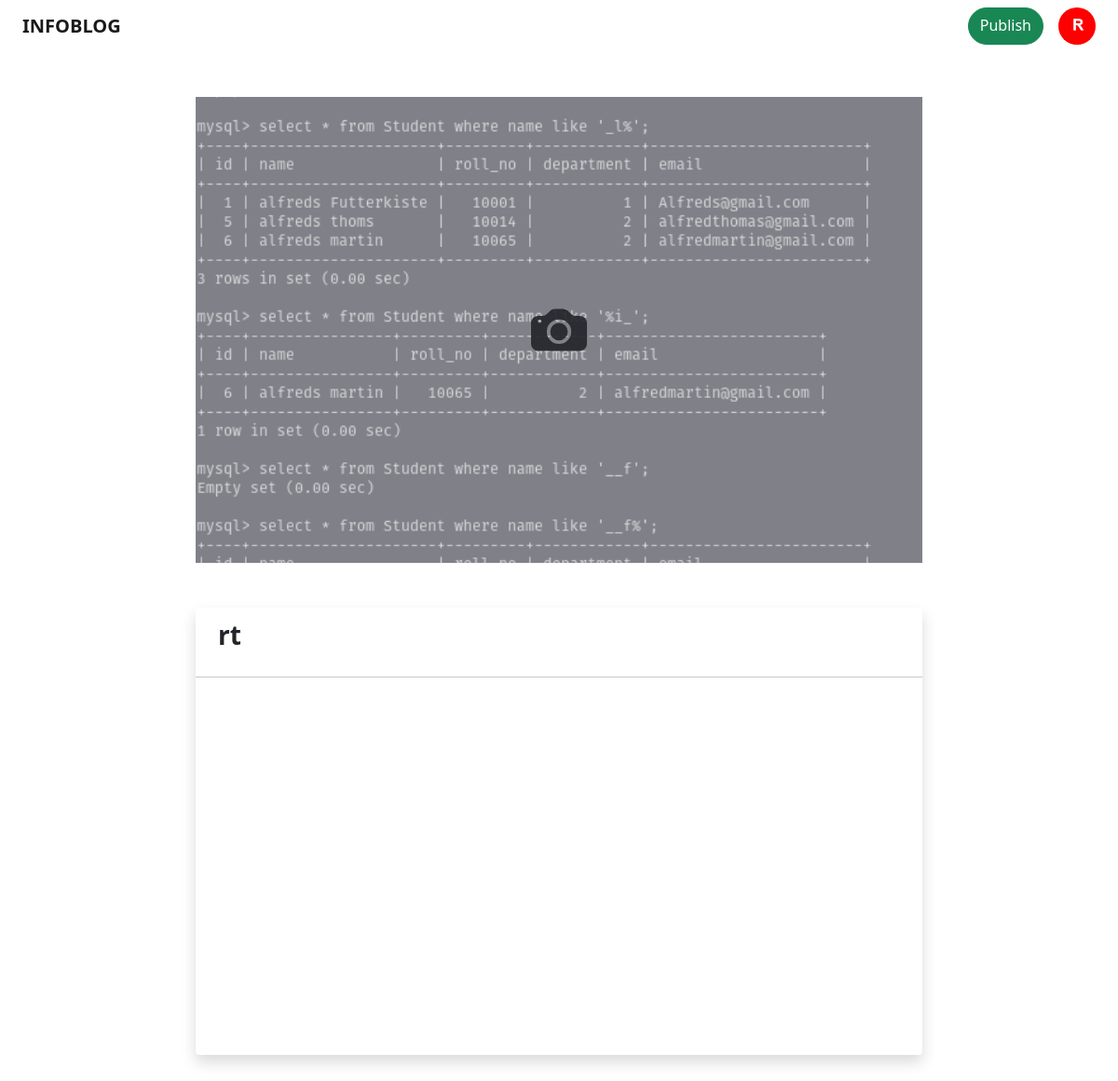
/write/3/ (signed in), run on the app's committed database.
### authentication/models.py (models this page shows, shortened)
class BlogUser(AbstractBaseUser):
    email = models.EmailField(
        verbose_name='email address',
        max_length=255,
        unique=True,
    )
    fullname = models.CharField(max_length=150)
    is_active = models.BooleanField(default=True)
    staff = models.BooleanField(default=False)
    admin = models.BooleanField(default=False)
    USERNAME_FIELD = 'email'
    REQUIRED_FIELDS = ['fullname']
    objects = BlogUserManager()

class UserDetail(models.Model):
    user = models.OneToOneField(BlogUser, on_delete=models.CASCADE)
    about = models.CharField(max_length=1000)
    profile_img = models.ImageField(upload_to='images/profiles', null=True)

### app/models.py (models this page shows, shortened)
class Post(models.Model):
    author = models.ForeignKey(BlogUser, on_delete=models.CASCADE)
    title = models.CharField(max_length=40, null=True)
    content = models.TextField(null=True)
    published_at = models.DateTimeField(null=True)
    updated_at = models.DateTimeField(auto_now=True, null=True)
    created_at = models.DateTimeField(auto_now_add=True)
    tumbnail = models.ImageField(upload_to='images/posts', null=True)
    is_draft = models.BooleanField(default=True)

### app/views.py (the view, shortened to what this page needs)
# urls.py: path('write/', views.create_post, name='write'),
def create_post(request, post_id=None):
    if request.user.is_authenticated:
        drafted_post = get_object_or_404(
            models.Post, author=request.user, id=post_id)
        return render(request, 'createpost.html', {'post': drafted_post})
    raise Http404

### templates/createpost.html (shortened to what this page needs)
{%extends 'boilerplate.html' %}
{% load static %}
{% block content %}
<section class="container-xxl">
    <nav class="navbar navbar-expand navbar-light">
        <div class="container-fluid">
            <a class="fw-bold navbar-brand" href="/">INFOBLOG</a>
            <div class="collapse navbar-collapse" id="navbarNav">
                <ul class="navbar-nav ms-auto">
                    <a id="publish-btn" href="/publish/{{post.id}}"
                        class="btn btn btn-success rounded-pill me-3">Publish</a>
                    {% if user.is_authenticated %}
                    <a href="/user" class="profile-picture" style="background-image:url('{{user.userdetail.profile_img.url}}');
                            height:40px;width:40px;"></a>
                    {% else %}
                    <li class="nav-item">
                        <a class="nav-link active" aria-current="page" href="#">Sign in</a>
                    </li>
                    {% endif %}
                </ul>
            </div>
        </div>
    </nav>
</section>
<section class="post-editable mt-5">
    {% if post is not None and post.tumbnail%}
    <div class="mx-auto post-img box position-relative" style="min-height:0;">
        <div class="image-overlay position-absolute h-100 w-100"></div>
        <label class="c-btn btn position-absolute top-50 start-50 translate-middle" id="image-upload"
            style="opacity:.9;">
        </label>
        <img id="uploadedImg" src="{{ post.tumbnail.url }}" style="display:inline;max-height:500px;">
    </div>
    {% endif %}
    <div class="post-content box mx-auto shadow bg-body rounded my-5" id="comment">
        <div class="content-body px-4 py-2 fs-3 fw-bold">
        </div>
        <hr>
        <div class="content-body px-4 py-2">
            <div placeholder='content' class="editor" id="create-post-content" contentEditable="true" style="outline:none !important;">
            </div>
        </div>
    </div>
</section>
{% endblock %}

### templates/boilerplate.html (shortened to what this page needs)
<!DOCTYPE html>
<html lang="en">
{% load static %}
<head>
    <link href="https://cdn.jsdelivr.net/npm/bootstrap@5.0.2/dist/css/bootstrap.min.css" rel="stylesheet"
 />
    <link rel="stylesheet" href="{% static 'index.css' %}" />
</head>
<body>
    {% block content %}
    {%endblock %}
</body>
</html>

### static/index.css (style rules this page uses)
.profile-picture { background-position: center; background-size: cover; height: 65px; width: 65px; border-radius: 50%; }
#image-upload svg { height: 50px; width: 50px; }
@media (min-width: 992px) { #image-upload svg { height: 60px; width: 60px; } }
@media (min-width: 1200px) { #image-upload svg { height: 75x; width: 75px; } }
#uploadedImg { width: 100%; object-fit: cover; height: auto; }
.box { width: 65%; min-height: 60vh; background-color: #e9ecef; }
.image-overlay { background-color: #e9ecef; opacity: 0.5; }

### data on the page
BlogUser: userdetail.profile_img (picture)
Post: tumbnail (picture), title "rt"
